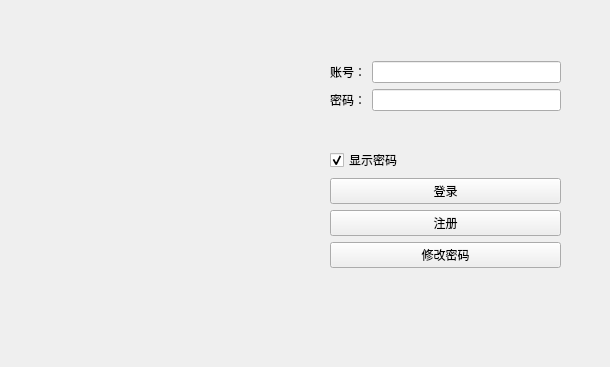
<?xml version="1.0" encoding="UTF-8"?>
<ui version="4.0">
 <class>MainWindow</class>
 <widget class="QMainWindow" name="MainWindow">
  <property name="geometry">
   <rect>
    <x>0</x>
    <y>0</y>
    <width>610</width>
    <height>367</height>
   </rect>
  </property>
  <property name="windowTitle">
   <string>MainWindow</string>
  </property>
  <widget class="QWidget" name="centralwidget">
   <widget class="QLabel" name="label">
    <property name="geometry">
     <rect>
      <x>0</x>
      <y>0</y>
      <width>311</width>
      <height>361</height>
     </rect>
    </property>
    <property name="text">
     <string/>
    </property>
    <property name="pixmap">
     <pixmap resource="imag.qrc">:/Tomas.jpg</pixmap>
    </property>
   </widget>
   <widget class="QWidget" name="widget" native="true">
    <property name="geometry">
     <rect>
      <x>310</x>
      <y>0</y>
      <width>301</width>
      <height>371</height>
     </rect>
    </property>
    <widget class="QWidget" name="layoutWidget">
     <property name="geometry">
      <rect>
       <x>20</x>
       <y>30</y>
       <width>231</width>
       <height>271</height>
      </rect>
     </property>
     <layout class="QVBoxLayout" name="verticalLayout_3">
      <item>
       <layout class="QVBoxLayout" name="verticalLayout">
        <item>
         <layout class="QHBoxLayout" name="horizontalLayout">
          <item>
           <widget class="QLabel" name="label_2">
            <property name="text">
             <string>账号：</string>
            </property>
           </widget>
          </item>
          <item>
           <widget class="QLineEdit" name="L_Ac"/>
          </item>
         </layout>
        </item>
        <item>
         <layout class="QHBoxLayout" name="horizontalLayout_2">
          <item>
           <widget class="QLabel" name="label_4">
            <property name="text">
             <string>密码：</string>
            </property>
           </widget>
          </item>
          <item>
           <widget class="QLineEdit" name="L_Psd"/>
          </item>
         </layout>
        </item>
       </layout>
      </item>
      <item>
       <layout class="QVBoxLayout" name="verticalLayout_2">
        <item>
         <layout class="QHBoxLayout" name="horizontalLayout_4">
          <item>
           <widget class="QCheckBox" name="checkBox">
            <property name="text">
             <string>显示密码</string>
            </property>
            <property name="checked">
             <bool>true</bool>
            </property>
           </widget>
          </item>
         </layout>
        </item>
        <item>
         <widget class="QPushButton" name="btn_login">
          <property name="text">
           <string>登录</string>
          </property>
         </widget>
        </item>
        <item>
         <widget class="QPushButton" name="btn_reg">
          <property name="text">
           <string>注册</string>
          </property>
         </widget>
        </item>
        <item>
         <widget class="QPushButton" name="btn_chg">
          <property name="text">
           <string>修改密码</string>
          </property>
         </widget>
        </item>
       </layout>
      </item>
     </layout>
    </widget>
   </widget>
  </widget>
 </widget>
 <resources>
  <include location="imag.qrc"/>
 </resources>
 <connections/>
</ui>
